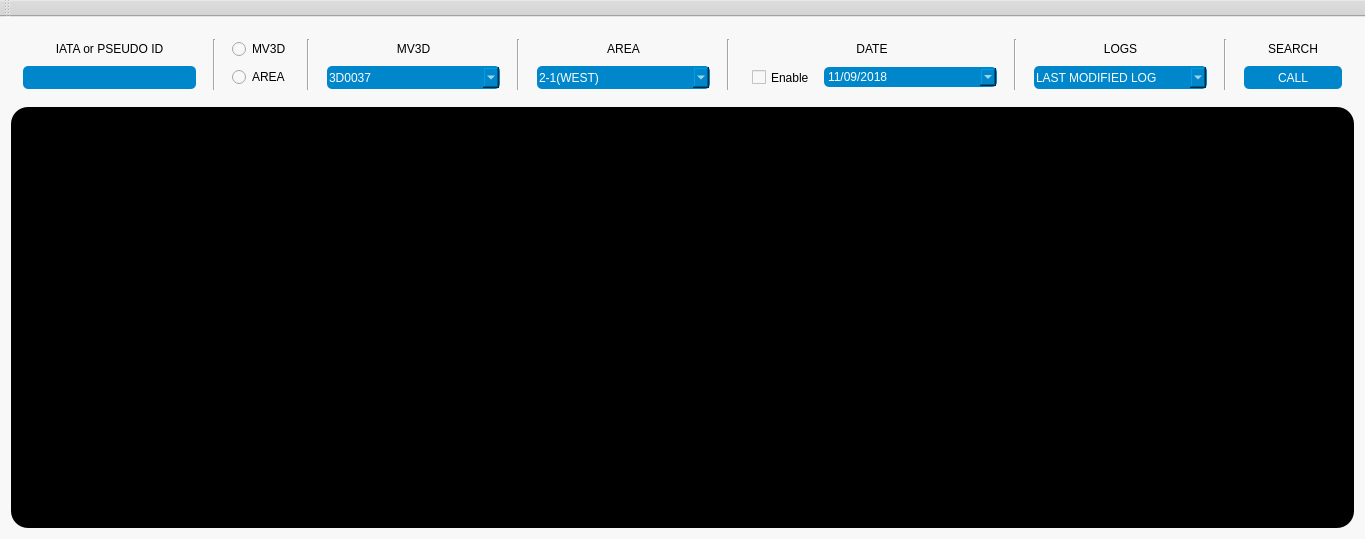
<?xml version="1.0" encoding="UTF-8"?>
<ui version="4.0">
 <class>MainWindow</class>
 <widget class="QMainWindow" name="MainWindow">
  <property name="geometry">
   <rect>
    <x>0</x>
    <y>0</y>
    <width>1365</width>
    <height>539</height>
   </rect>
  </property>
  <property name="windowTitle">
   <string>BAG FINDER</string>
  </property>
  <property name="styleSheet">
   <string notr="true">background-color: rgb(212, 212, 212);</string>
  </property>
  <widget class="QWidget" name="centralWidget">
   <property name="minimumSize">
    <size>
     <width>1350</width>
     <height>0</height>
    </size>
   </property>
   <property name="styleSheet">
    <string notr="true">background-color: rgb(248, 248, 248);</string>
   </property>
   <layout class="QGridLayout" name="gridLayout">
    <item row="1" column="0">
     <widget class="QTextEdit" name="textEdit">
      <property name="styleSheet">
       <string notr="true">background-color: rgb(0, 0, 0);
font: 11pt &quot;Sans Serif&quot;;
background-color: rgb(255, 255, 255);
color: rgb(255, 255, 255);
background-color: rgb(0, 0, 0);
border-radius: 17px;</string>
      </property>
      <property name="readOnly">
       <bool>true</bool>
      </property>
      <property name="html">
       <string>&lt;!DOCTYPE HTML PUBLIC &quot;-//W3C//DTD HTML 4.0//EN&quot; &quot;http://www.w3.org/TR/REC-html40/strict.dtd&quot;&gt;
&lt;html&gt;&lt;head&gt;&lt;meta name=&quot;qrichtext&quot; content=&quot;1&quot; /&gt;&lt;style type=&quot;text/css&quot;&gt;
p, li { white-space: pre-wrap; }
&lt;/style&gt;&lt;/head&gt;&lt;body style=&quot; font-family:'Sans Serif'; font-size:11pt; font-weight:400; font-style:normal;&quot;&gt;
&lt;table border=&quot;0&quot; style=&quot;-qt-table-type: root; margin-top:4px; margin-bottom:4px; margin-left:4px; margin-right:4px;&quot;&gt;
&lt;tr&gt;
&lt;td style=&quot;border: none;&quot;&gt;
&lt;p style=&quot;-qt-paragraph-type:empty; margin-top:0px; margin-bottom:0px; margin-left:0px; margin-right:0px; -qt-block-indent:0; text-indent:0px;&quot;&gt;&lt;/p&gt;
&lt;p style=&quot;-qt-paragraph-type:empty; margin-top:0px; margin-bottom:0px; margin-left:0px; margin-right:0px; -qt-block-indent:0; text-indent:0px; font-size:9pt;&quot;&gt;&lt;/p&gt;
&lt;p style=&quot;-qt-paragraph-type:empty; margin-top:0px; margin-bottom:0px; margin-left:0px; margin-right:0px; -qt-block-indent:0; text-indent:0px; font-size:9pt;&quot;&gt;&lt;/p&gt;
&lt;p style=&quot;-qt-paragraph-type:empty; margin-top:0px; margin-bottom:0px; margin-left:0px; margin-right:0px; -qt-block-indent:0; text-indent:0px; font-size:9pt;&quot;&gt;&lt;/p&gt;
&lt;p style=&quot;-qt-paragraph-type:empty; margin-top:0px; margin-bottom:0px; margin-left:0px; margin-right:0px; -qt-block-indent:0; text-indent:0px; font-size:9pt;&quot;&gt;&lt;/p&gt;
&lt;p style=&quot;-qt-paragraph-type:empty; margin-top:0px; margin-bottom:0px; margin-left:0px; margin-right:0px; -qt-block-indent:0; text-indent:0px; font-size:9pt;&quot;&gt;&lt;/p&gt;&lt;/td&gt;&lt;/tr&gt;&lt;/table&gt;&lt;/body&gt;&lt;/html&gt;</string>
      </property>
     </widget>
    </item>
    <item row="0" column="0">
     <widget class="QWidget" name="widget" native="true">
      <property name="maximumSize">
       <size>
        <width>16777215</width>
        <height>100</height>
       </size>
      </property>
      <property name="styleSheet">
       <string notr="true"/>
      </property>
      <layout class="QGridLayout" name="gridLayout_2">
       <item row="0" column="0">
        <widget class="QLabel" name="label_2">
         <property name="styleSheet">
          <string notr="true">font: 75 BOLD 9pt &quot;Sans Serif&quot;;</string>
         </property>
         <property name="text">
          <string>IATA or PSEUDO ID</string>
         </property>
         <property name="alignment">
          <set>Qt::AlignCenter</set>
         </property>
        </widget>
       </item>
       <item row="0" column="12">
        <widget class="QLabel" name="label">
         <property name="styleSheet">
          <string notr="true">font: 75 BOLD 9pt &quot;Sans Serif&quot;;</string>
         </property>
         <property name="text">
          <string>AREA</string>
         </property>
         <property name="alignment">
          <set>Qt::AlignCenter</set>
         </property>
        </widget>
       </item>
       <item row="0" column="22">
        <widget class="QLabel" name="label_3">
         <property name="styleSheet">
          <string notr="true">font: 75 BOLD 9pt &quot;Sans Serif&quot;;</string>
         </property>
         <property name="text">
          <string>LOGS</string>
         </property>
         <property name="alignment">
          <set>Qt::AlignCenter</set>
         </property>
        </widget>
       </item>
       <item row="0" column="26">
        <widget class="QLabel" name="label_4">
         <property name="styleSheet">
          <string notr="true">font: 75 BOLD 9pt &quot;Sans Serif&quot;;</string>
         </property>
         <property name="text">
          <string>SEARCH</string>
         </property>
         <property name="alignment">
          <set>Qt::AlignCenter</set>
         </property>
        </widget>
       </item>
       <item row="1" column="0">
        <widget class="QLineEdit" name="lineEdit_bag_no">
         <property name="sizePolicy">
          <sizepolicy hsizetype="Minimum" vsizetype="Fixed">
           <horstretch>0</horstretch>
           <verstretch>0</verstretch>
          </sizepolicy>
         </property>
         <property name="minimumSize">
          <size>
           <width>175</width>
           <height>25</height>
          </size>
         </property>
         <property name="styleSheet">
          <string notr="true">font: 75 BOLD 9pt &quot;Sans Serif&quot;;
background-color: rgb(0, 135, 203);
color: rgb(255, 255, 255);
border-radius: 5px;
margin-left:2px;
margin-right:2px;
padding:2px;
margin:1px;</string>
         </property>
        </widget>
       </item>
       <item row="1" column="12">
        <widget class="QComboBox" name="comboBox_area">
         <property name="minimumSize">
          <size>
           <width>175</width>
           <height>25</height>
          </size>
         </property>
         <property name="styleSheet">
          <string notr="true">font: 75 BOLD 9pt &quot;Sans Serif&quot;;
background-color: rgb(0, 135, 203);
border-color: rpg(0, 0, 0);
color: rgb(255, 255, 255);
border-radius: 5px;
margin-left:2px;
margin-right:2px;
padding:2px;
margin:1px;</string>
         </property>
         <item>
          <property name="text">
           <string>2-1(WEST)</string>
          </property>
         </item>
         <item>
          <property name="text">
           <string>2-3(Mid-WEST)</string>
          </property>
         </item>
         <item>
          <property name="text">
           <string>2-4(Mid-EAST)</string>
          </property>
         </item>
         <item>
          <property name="text">
           <string>2-6(EAST)</string>
          </property>
         </item>
         <item>
          <property name="text">
           <string>2-1 &amp; 2-3(WEST SIDE)</string>
          </property>
         </item>
         <item>
          <property name="text">
           <string>2-4 &amp; 2-6 (EAST SIDE)</string>
          </property>
         </item>
         <item>
          <property name="text">
           <string>ALL AREA</string>
          </property>
         </item>
        </widget>
       </item>
       <item row="1" column="22">
        <widget class="QComboBox" name="comboBox_logs">
         <property name="minimumSize">
          <size>
           <width>175</width>
           <height>25</height>
          </size>
         </property>
         <property name="styleSheet">
          <string notr="true">font: 75 BOLD 9pt &quot;Sans Serif&quot;;
background-color: rgb(0, 135, 203);
border-color: rpg(0, 0, 0);
color: rgb(255, 255, 255);
border-radius: 5px;
margin-left:2px;
margin-right:2px;
padding:2px;
margin:1px;</string>
         </property>
         <item>
          <property name="text">
           <string>LAST MODIFIED LOG</string>
          </property>
         </item>
         <item>
          <property name="text">
           <string>DETAILED LOGS</string>
          </property>
         </item>
         <item>
          <property name="text">
           <string>ALL LOGS</string>
          </property>
         </item>
        </widget>
       </item>
       <item row="1" column="26">
        <widget class="QPushButton" name="call_pushButton">
         <property name="minimumSize">
          <size>
           <width>100</width>
           <height>25</height>
          </size>
         </property>
         <property name="maximumSize">
          <size>
           <width>16777215</width>
           <height>25</height>
          </size>
         </property>
         <property name="styleSheet">
          <string notr="true">font: 75 BOLD 9pt &quot;Sans Serif&quot;;
background-color: rgb(0, 135, 203);
border-color: rpg(0, 0, 0);
color: rgb(255, 255, 255);
border-radius: 5px;
margin-left:2px;
margin-right:2px;
padding:2px;
margin:1px;</string>
         </property>
         <property name="text">
          <string>CALL</string>
         </property>
         <property name="flat">
          <bool>false</bool>
         </property>
        </widget>
       </item>
       <item row="0" column="8">
        <widget class="QLabel" name="label_5">
         <property name="styleSheet">
          <string notr="true">font: 75 BOLD 9pt &quot;Sans Serif&quot;;</string>
         </property>
         <property name="text">
          <string>MV3D</string>
         </property>
         <property name="alignment">
          <set>Qt::AlignCenter</set>
         </property>
        </widget>
       </item>
       <item row="1" column="8">
        <widget class="QComboBox" name="comboBox_mv3d">
         <property name="minimumSize">
          <size>
           <width>175</width>
           <height>25</height>
          </size>
         </property>
         <property name="styleSheet">
          <string notr="true">font: 75 BOLD 9pt &quot;Sans Serif&quot;;
background-color: rgb(0, 135, 203);
border-color: rpg(0, 0, 0);
color: rgb(255, 255, 255);
border-radius: 5px;
margin-left:2px;
margin-right:2px;
padding:2px;
margin:1px;</string>
         </property>
         <item>
          <property name="text">
           <string>3D0037</string>
          </property>
         </item>
         <item>
          <property name="text">
           <string>3D0040</string>
          </property>
         </item>
         <item>
          <property name="text">
           <string>3D0035</string>
          </property>
         </item>
         <item>
          <property name="text">
           <string>3D0036</string>
          </property>
         </item>
         <item>
          <property name="text">
           <string>3D0038</string>
          </property>
         </item>
         <item>
          <property name="text">
           <string>3D0039</string>
          </property>
         </item>
         <item>
          <property name="text">
           <string>3D0025</string>
          </property>
         </item>
         <item>
          <property name="text">
           <string>3D0017</string>
          </property>
         </item>
         <item>
          <property name="text">
           <string>3D0023</string>
          </property>
         </item>
         <item>
          <property name="text">
           <string>3D0022</string>
          </property>
         </item>
         <item>
          <property name="text">
           <string>3D0033</string>
          </property>
         </item>
         <item>
          <property name="text">
           <string>3D0032</string>
          </property>
         </item>
         <item>
          <property name="text">
           <string>3D0020</string>
          </property>
         </item>
         <item>
          <property name="text">
           <string>3D0028</string>
          </property>
         </item>
         <item>
          <property name="text">
           <string>3D0021</string>
          </property>
         </item>
         <item>
          <property name="text">
           <string>3D0026</string>
          </property>
         </item>
         <item>
          <property name="text">
           <string>3D0027</string>
          </property>
         </item>
         <item>
          <property name="text">
           <string>3D0024</string>
          </property>
         </item>
         <item>
          <property name="text">
           <string>3D0044</string>
          </property>
         </item>
         <item>
          <property name="text">
           <string>3D0046</string>
          </property>
         </item>
         <item>
          <property name="text">
           <string>3D0043</string>
          </property>
         </item>
         <item>
          <property name="text">
           <string>3D0045</string>
          </property>
         </item>
         <item>
          <property name="text">
           <string>3D0041</string>
          </property>
         </item>
         <item>
          <property name="text">
           <string>3D0042</string>
          </property>
         </item>
        </widget>
       </item>
       <item row="1" column="18">
        <widget class="QDateEdit" name="date_selection_box">
         <property name="minimumSize">
          <size>
           <width>175</width>
           <height>0</height>
          </size>
         </property>
         <property name="styleSheet">
          <string notr="true">font: 75 BOLD 9pt &quot;Sans Serif&quot;;
background-color: rgb(0, 135, 203);
border-color: rpg(0, 0, 0);
color: rgb(255, 255, 255);
border-radius: 5px;
margin-left:2px;
margin-right:2px;
padding:2px;
margin:1px;</string>
         </property>
         <property name="displayFormat">
          <string>dd/MM/yyyy</string>
         </property>
         <property name="calendarPopup">
          <bool>true</bool>
         </property>
         <property name="date">
          <date>
           <year>2018</year>
           <month>9</month>
           <day>11</day>
          </date>
         </property>
        </widget>
       </item>
       <item row="1" column="21">
        <spacer name="horizontalSpacer_5">
         <property name="orientation">
          <enum>Qt::Horizontal</enum>
         </property>
         <property name="sizeType">
          <enum>QSizePolicy::Maximum</enum>
         </property>
         <property name="sizeHint" stdset="0">
          <size>
           <width>40</width>
           <height>20</height>
          </size>
         </property>
        </spacer>
       </item>
       <item row="0" column="16" colspan="3">
        <widget class="QLabel" name="label_6">
         <property name="styleSheet">
          <string notr="true">font: 75 BOLD 9pt &quot;Sans Serif&quot;;</string>
         </property>
         <property name="text">
          <string>DATE</string>
         </property>
         <property name="alignment">
          <set>Qt::AlignCenter</set>
         </property>
        </widget>
       </item>
       <item row="0" column="2" rowspan="2">
        <widget class="Line" name="line">
         <property name="orientation">
          <enum>Qt::Vertical</enum>
         </property>
        </widget>
       </item>
       <item row="0" column="10" rowspan="2">
        <widget class="Line" name="line_2">
         <property name="orientation">
          <enum>Qt::Vertical</enum>
         </property>
        </widget>
       </item>
       <item row="0" column="14" rowspan="2">
        <widget class="Line" name="line_3">
         <property name="orientation">
          <enum>Qt::Vertical</enum>
         </property>
        </widget>
       </item>
       <item row="0" column="20" rowspan="2">
        <widget class="Line" name="line_4">
         <property name="orientation">
          <enum>Qt::Vertical</enum>
         </property>
        </widget>
       </item>
       <item row="0" column="24" rowspan="2">
        <widget class="Line" name="line_5">
         <property name="orientation">
          <enum>Qt::Vertical</enum>
         </property>
        </widget>
       </item>
       <item row="1" column="19">
        <spacer name="horizontalSpacer">
         <property name="orientation">
          <enum>Qt::Horizontal</enum>
         </property>
         <property name="sizeHint" stdset="0">
          <size>
           <width>40</width>
           <height>20</height>
          </size>
         </property>
        </spacer>
       </item>
       <item row="1" column="23">
        <spacer name="horizontalSpacer_4">
         <property name="orientation">
          <enum>Qt::Horizontal</enum>
         </property>
         <property name="sizeHint" stdset="0">
          <size>
           <width>40</width>
           <height>20</height>
          </size>
         </property>
        </spacer>
       </item>
       <item row="1" column="25">
        <spacer name="horizontalSpacer_3">
         <property name="orientation">
          <enum>Qt::Horizontal</enum>
         </property>
         <property name="sizeHint" stdset="0">
          <size>
           <width>40</width>
           <height>20</height>
          </size>
         </property>
        </spacer>
       </item>
       <item row="1" column="15">
        <spacer name="horizontalSpacer_2">
         <property name="orientation">
          <enum>Qt::Horizontal</enum>
         </property>
         <property name="sizeHint" stdset="0">
          <size>
           <width>40</width>
           <height>20</height>
          </size>
         </property>
        </spacer>
       </item>
       <item row="1" column="13">
        <spacer name="horizontalSpacer_6">
         <property name="orientation">
          <enum>Qt::Horizontal</enum>
         </property>
         <property name="sizeHint" stdset="0">
          <size>
           <width>40</width>
           <height>20</height>
          </size>
         </property>
        </spacer>
       </item>
       <item row="1" column="11">
        <spacer name="horizontalSpacer_7">
         <property name="orientation">
          <enum>Qt::Horizontal</enum>
         </property>
         <property name="sizeHint" stdset="0">
          <size>
           <width>40</width>
           <height>20</height>
          </size>
         </property>
        </spacer>
       </item>
       <item row="1" column="9">
        <spacer name="horizontalSpacer_8">
         <property name="orientation">
          <enum>Qt::Horizontal</enum>
         </property>
         <property name="sizeHint" stdset="0">
          <size>
           <width>40</width>
           <height>20</height>
          </size>
         </property>
        </spacer>
       </item>
       <item row="0" column="3" rowspan="2">
        <spacer name="horizontalSpacer_9">
         <property name="orientation">
          <enum>Qt::Horizontal</enum>
         </property>
         <property name="sizeHint" stdset="0">
          <size>
           <width>40</width>
           <height>20</height>
          </size>
         </property>
        </spacer>
       </item>
       <item row="1" column="1">
        <spacer name="horizontalSpacer_10">
         <property name="orientation">
          <enum>Qt::Horizontal</enum>
         </property>
         <property name="sizeHint" stdset="0">
          <size>
           <width>40</width>
           <height>20</height>
          </size>
         </property>
        </spacer>
       </item>
       <item row="1" column="17">
        <widget class="QCheckBox" name="date_checkBox">
         <property name="minimumSize">
          <size>
           <width>65</width>
           <height>25</height>
          </size>
         </property>
         <property name="text">
          <string>Enable</string>
         </property>
        </widget>
       </item>
       <item row="0" column="4">
        <widget class="QRadioButton" name="mv3d_radioButton">
         <property name="text">
          <string>MV3D</string>
         </property>
        </widget>
       </item>
       <item row="1" column="4">
        <widget class="QRadioButton" name="area_radioButton">
         <property name="text">
          <string>AREA</string>
         </property>
        </widget>
       </item>
       <item row="1" column="5">
        <spacer name="horizontalSpacer_11">
         <property name="orientation">
          <enum>Qt::Horizontal</enum>
         </property>
         <property name="sizeHint" stdset="0">
          <size>
           <width>40</width>
           <height>20</height>
          </size>
         </property>
        </spacer>
       </item>
       <item row="0" column="6" rowspan="2">
        <widget class="Line" name="line_6">
         <property name="orientation">
          <enum>Qt::Vertical</enum>
         </property>
        </widget>
       </item>
       <item row="1" column="7">
        <spacer name="horizontalSpacer_12">
         <property name="orientation">
          <enum>Qt::Horizontal</enum>
         </property>
         <property name="sizeHint" stdset="0">
          <size>
           <width>40</width>
           <height>20</height>
          </size>
         </property>
        </spacer>
       </item>
      </layout>
     </widget>
    </item>
   </layout>
  </widget>
  <widget class="QMenuBar" name="menuBar">
   <property name="geometry">
    <rect>
     <x>0</x>
     <y>0</y>
     <width>1365</width>
     <height>23</height>
    </rect>
   </property>
  </widget>
  <widget class="QToolBar" name="mainToolBar">
   <attribute name="toolBarArea">
    <enum>TopToolBarArea</enum>
   </attribute>
   <attribute name="toolBarBreak">
    <bool>false</bool>
   </attribute>
  </widget>
 </widget>
 <layoutdefault spacing="6" margin="11"/>
 <resources/>
 <connections/>
</ui>
